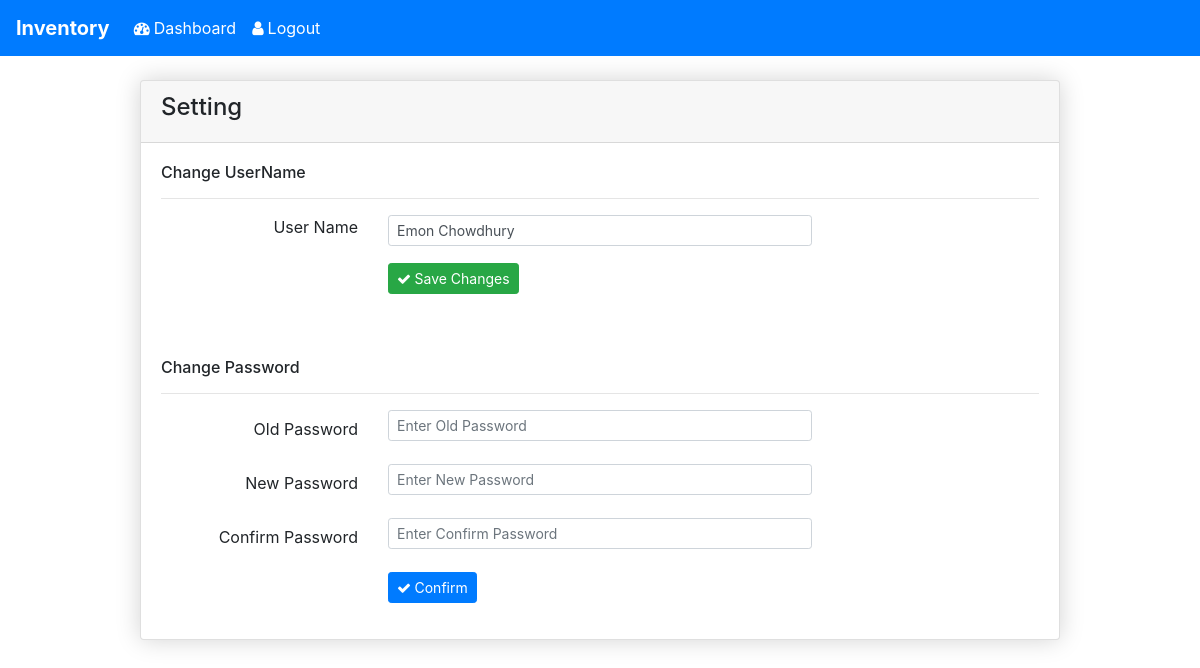
Page /inventory/setting.php (signed in) on the earlier database version.
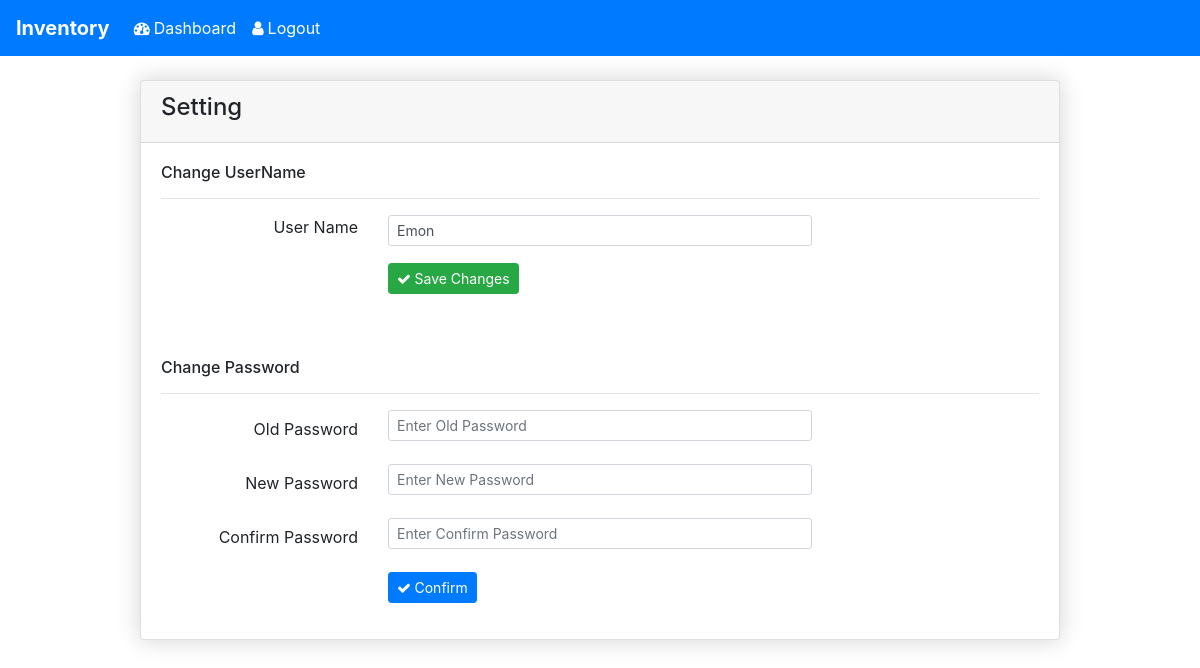
Same page on the later database version.
### tables this page shows
CREATE TABLE `users` (
  `uId` int(11) NOT NULL,
  `uName` varchar(100) NOT NULL,
  `uEmail` varchar(255) NOT NULL,
  `uPassword` varchar(255) NOT NULL,
  `uType` enum('Admin','Other') NOT NULL,
  `register_date` varchar(255) NOT NULL,
  `last_login` varchar(255) NOT NULL,
  `status` varchar(255) NOT NULL
);

### inventory/lib/Database.php (called while the page is built, shortened)
<?php
Class Database {
    public $host = DB_HOST;
    public $user = DB_USER;
    public $pass = DB_PASS;
    public $dbname = DB_NAME;
    public $link;
    private function connectDB() {
        $this->link = new mysqli($this->host, $this->user, $this->pass, $this->dbname);
    }
    public function select($query) {
        $result = $this->link->query($query) or die($this->link->error . __LINE__);
        if ($result->num_rows>0) {
            return $result;
        } else {
            return false;
        }
    }
}

### inventory/classes/User.php (called while the page is built, shortened)
<?php
$filepath = realpath(dirname(__FILE__));
include_once ($filepath . '/../lib/Database.php');
class User{
    private $db;
    public function __construct() {
        $this->db = new Database();
    }
    public function userData($id){
        $query = "SELECT * FROM users WHERE uId = '$id'";
        $result = $this->db->select($query);
        return $result;
    }
}

### inventory/setting.php (the view, shortened to what the changed rows need)
<?php
if(!isset($_SESSION['userlogin'])){
    header('location: index.php');
}else{
    include_once ("classes/User.php");
    $user = new User();
    $id = $_SESSION['userlogin'];
    $getUserData = $user->userData($id);
?>
<!DOCTYPE html>
<html>
    <head>
        <link rel="stylesheet" href="https://stackpath.bootstrapcdn.com/bootstrap/4.3.1/css/bootstrap.min.css">
        <link rel="stylesheet" type="text/css" href="https://stackpath.bootstrapcdn.com/font-awesome/4.7.0/css/font-awesome.min.css"/>
     </head>
     <body>
         <br>
         <div class="container">
           <diV class="row">
                 <div class="col-md-10 mx-auto">
                     <div class="card" style="box-shadow: 0 0 25px 0 lightgray">
                             <div class="card-body">
                                 <form autocomplete="off" action="" method="post">
                                      <?php
                                      if($getUserData){
                                          while($result=$getUserData->fetch_assoc()){
                                      ?>
                                         <div class="form-group row">
                                             <label class="col-sm-3" align="right">User Name</label>
                                             <div class="col-sm-6">
                                                 <input type="text" id="uName" name="uName" class="form-control form-control-sm" value="<?php echo $result['uName'];?>"/>
                                             </div>
                                         </div>
                                     <div class="form-group row">
                                         <label class="col-sm-3"></label>
                                         <div class="col-sm-6">
                                             <button type="submit" name="updt_profile" class="btn btn-success btn-sm"><i class="fa fa-check">&nbsp;</i>Save Changes</button>
                                         </div>
                                     </div>
                                      <?php }}?>
                                        <br><br>
                                 </form>
                             </div>
                         </div>
                 </div>
             </diV>
        </div>
    </body>
</html>
<?php }?>

Differences in the rows shown:
changed users: uName "Emon Chowdhury" → "Emon"
